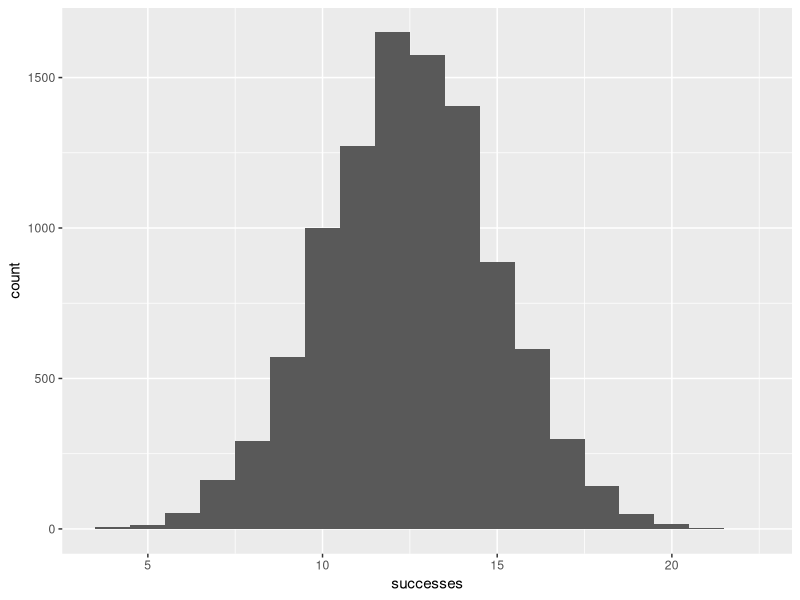
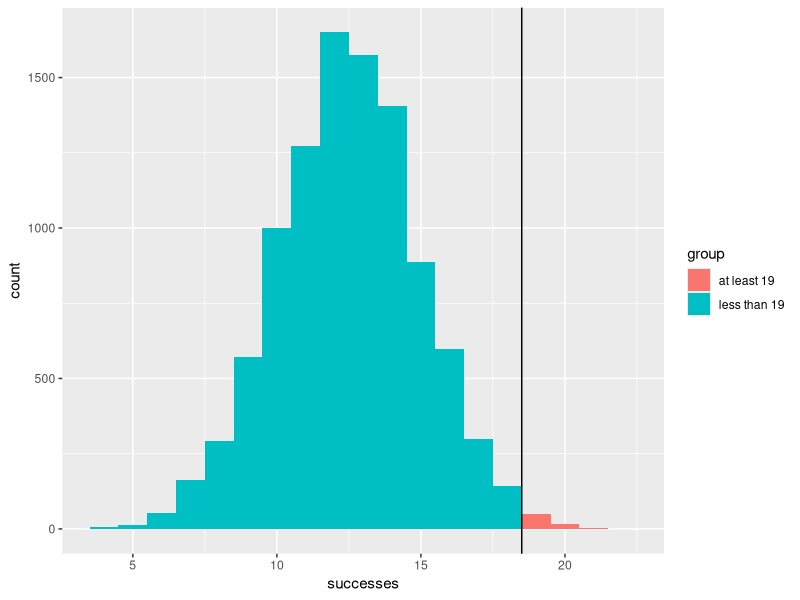

These figures' R source, in order:

# ---- 0. Setup and load libraries, if any ----

library(ggplot2)
set.seed(213)

# In this demonstration, we will recreate the analysis done in 2015 by James Scott
# on bookdown.org for a series titled Data Science in R: A Gentle Introduction
# (https://bookdown.org/jgscott/DSGI/p-values.html).
#
# This example examines the chances (via a hypothesis test and p-values) that 
# the Patriots, notorious for cheating as well as for winning often, cheated
# during the 2014-2015 seasons specifically during the pre-game coin flips,
# which determine which team starts a game with the ball. 

# Our data: during 25 games in 2014-2015, the Patriots won 19 coin flips, for a
# p-hat of 76%. How would you set up the hypotheses for this test?


# ---- 1. Computing p-values using the standard normal distribution ----

# How would you compute the test statistic?
SE <- sqrt((0.5*0.5)/25)
Z <- (0.76-0.5)/SE  

# The sample proportion is 2.6 standard deviations away from the hypothesized
# value (fair coin, p=0.5). Is this statistically significant?
# How would you calculate the p-value?

pval <- 1-pnorm(Z)  # 0.0047 - smaller than, for example, an alpha=0.05

# What do you conclude from this p-value?


# ---- 2. Simulation ----

# First, let's see what happens when we flip 25 coins:
rbinom(n=1, size=25, prob=0.5)  # far from 19 successes

# Now simulate the experiment (25 coin flips) many times:
data <- data.frame(rbinom(n=10000, size=25, prob=0.5))
colnames(data) <- c('successes')
head(data)

# Graph the outcomes:
ggplot(data) + 
  geom_histogram(aes(x=successes), binwidth=1)

# How many times were there at least 19/25 successes?
sum(data >= 19)  # 77 / 10000, or 0.77% -- very unlikely!

# Graph the likelihood:

data$group = ifelse(data$successes < 19, 'less than 19', 'at least 19')
ggplot(data, aes(x=successes, fill=group)) + 
  geom_histogram(aes(x=successes), binwidth=1) +
  geom_vline(xintercept=18.5)  # intercept=18.5 because the binwidth is 0.5


# We still find that achieving at least 19 successes out of 25 coin flips is
# very unlikely. But even if we can reject H0, do you think we can conclude that 
# the Patriots cheated on the coin flips in their 25-game streak? 
